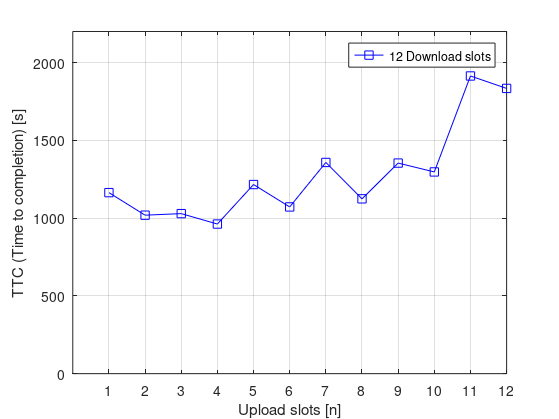
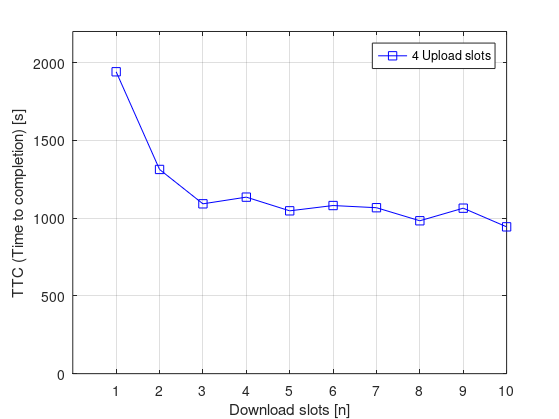

These figures' MATLAB source, in order:
data = [
%Time Download 1 Piece	Upload Slots	Download Slots	Protocol Time	Messages
%	--- ?Download=12? ---			
20	1	12	1164	119033
40	2	12	1019	100861
60	3	12	1029	95961
80	4	12	962	87891
100	5	12	1216	101865
120	6	12	1072	87875
140	7	12	1358	112269
160	8	12	1124	88047
180	9	12	1354	105681
200	10	12	1297	95611
220	11	12	1914	145357
240	12	12	1834	129701
%	--- ?Upload=4? ---			
80	4	1	1941	11149
80	4	2	1313	15987
80	4	3	1092	22497
80	4	4	1135	32019
80	4	5	1047	35867
80	4	6	1081	48383
80	4	7	1067	54655
80	4	8	983	57247
80	4	9	1064	73539
80	4	10	944	71353
];

% Extract
x1 = data(1:12,2);
yTime1 = data(1:12,4);
%yMessages1 = data(1:4,5);
x2 = data(13:22,3);
yTime2 = data(13:22,4);
%yMessages2 = data(5:8,5);

% Plot
figure1 = figure();
axes1 = axes('Parent',figure1,'XTick',[1 2 3 4 5 6 7 8 9 10 11 12]);
line(x1,yTime1,'Parent',axes1,'Marker','s','Color',[0 0 1],'DisplayName','12 Download slots');
ylim(axes1,[0 2200]);
box(axes1,'on');
grid(axes1,'on');
xlabel('Upload slots [n]');
ylabel('TTC (Time to completion) [s]');
legend(axes1,'show');

% Export
set(figure1,'PaperPositionMode','auto');
set(figure1,'PaperSize',[16 12]); 
set(figure1,'PaperUnits','centimeters'); 
print(figure1,'-loose','-dpdf','../figs/Experiment1_TTC');
%close(figure1);

% Plot
figure2 = figure();
axes2 = axes('Parent',figure2,'XTick',[1 2 3 4 5 6 7 8 9 10 11 12]);
line(x2,yTime2,'Parent',axes2,'Marker','s','Color',[0 0 1],'DisplayName','4 Upload slots');
ylim(axes2,[0 2200]);
box(axes2,'on');
grid(axes2,'on');
xlabel('Download slots [n]');
ylabel('TTC (Time to completion) [s]');
legend(axes2,'show');

% Export
set(figure2,'PaperPositionMode','auto');
set(figure2,'PaperSize',[16 12]); 
set(figure2,'PaperUnits','centimeters'); 
print(figure2,'-loose','-dpdf','../figs/Experiment1_MSG');
%close(figure2);
